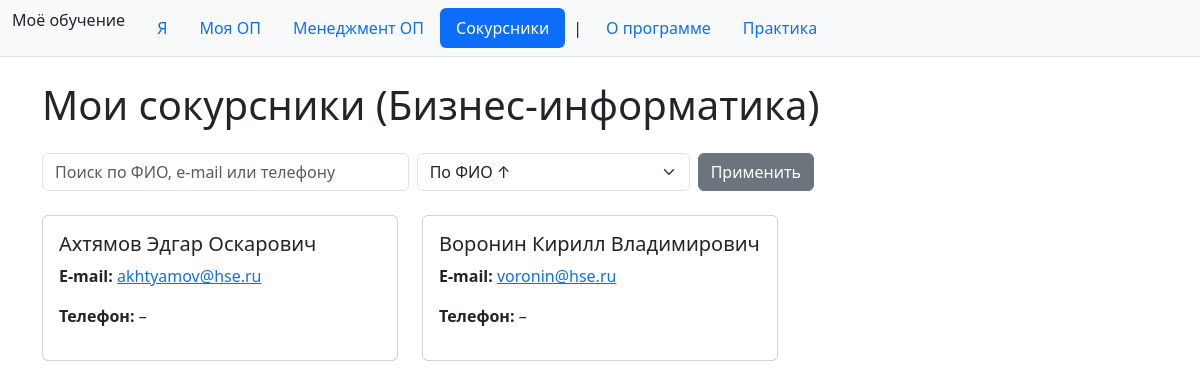
Page /my-education/mates/ on the committed database.
### my_education/models.py (models this page shows, shortened)
class GenericPage(models.Model):
    page_slug = models.SlugField(
        "Уникальный слаг",
        max_length=100,
        unique=True,
        help_text="URL: /my-education/page/<page_slug>/"
    )
    page_title = models.CharField("Заголовок страницы", max_length=200)
    menu_label = models.CharField(
        "Название в навигации",
        max_length=100,
        blank=True,
        help_text="Если пусто или menu_order=0 → не показывать в меню"
    )
    menu_order = models.IntegerField(
        "Позиция в навигации",
        default=0,
        help_text=">0 → показывать; чем выше число, тем раньше в меню"
    )
    content_html = models.TextField(
        "HTML-контент страницы",
        default="<p>Здесь ваш HTML-контент</p>"
    )
    updated_at = models.DateTimeField("Последнее изменение", auto_now=True)
    class Meta:
        verbose_name = "Универсальная страница"
        verbose_name_plural = "Универсальные страницы"
        ordering = ["-menu_order", "page_title"]
    def get_absolute_url(self):
        return reverse("my_education:generic_page", kwargs={"page_slug": self.page_slug})

class Program(models.Model):
    title = models.CharField("Название ОП", max_length=300)
    link = models.URLField("Ссылка на сайт ОП", blank=True)
    description = models.TextField("Что я буду изучать", blank=True)
    skills = models.TextField("Чему научусь", blank=True)
    advantages = models.TextField("Преимущества программы", blank=True)
    prospects = models.TextField("Перспективы после обучения", blank=True)
    class Meta:
        verbose_name = "Образовательная программа"
        verbose_name_plural = "Образовательные программы"

class Classmate(models.Model):
    program = models.ForeignKey(
        Program,
        on_delete=models.SET_NULL,
        verbose_name="Программа",
        related_name="classmates",
        null=True,
        blank=True
    )
    full_name = models.CharField("ФИО", max_length=200)
    email = models.EmailField("E-mail")
    phone = models.CharField("Телефон", max_length=20, blank=True)
    class Meta:
        verbose_name = "Сокурсник"
        verbose_name_plural = "Сокурсники"
        ordering = ["full_name"]

### my_education/views.py (the view)
# urls.py: path("mates/", views.classmate_list, name="mates"),
def classmate_list(request):
    program = Program.objects.first()
    if not program:
        return render(request, "my_education/no_program.html")
    qs = Classmate.objects.filter(program=program)
    q = request.GET.get("q", "").strip()
    if q:
        qs = qs.filter(
            Q(full_name__icontains=q) |
            Q(email__icontains=q) |
            Q(phone__icontains=q)
        )
    sort = request.GET.get("sort", "full_name")
    allowed_sort = {"full_name", "-full_name", "email", "-email", "phone", "-phone"}
    if sort not in allowed_sort:
        sort = "full_name"
    qs = qs.order_by(sort)
    return render(request, "my_education/classmate_list.html", {
        "classmates": qs,
        "current_q": q,
        "current_sort": sort,
        "program": program,
        "generic_nav_items": GenericPage.objects.filter(menu_order__gt=0).order_by("-menu_order"),
    })

### my_education/templates/my_education/classmate_list.html (shortened to what this page needs)
{% extends "my_education/base.html" %}
{% block content %}
  <h1 class="mb-4">Мои сокурсники ({{ program.title }})</h1>
  <form method="get" class="row g-2 mb-4">
    <div class="col-md-4">
      <input type="text" name="q" class="form-control"
             placeholder="Поиск по ФИО, e-mail или телефону" value="{{ current_q }}">
    </div>
    <div class="col-md-3">
      <select name="sort" class="form-select">
        <option value="full_name" {% if current_sort == "full_name" %}selected{% endif %}>По ФИО ↑</option>
      </select>
    </div>
    <div class="col-md-2">
      <button class="btn btn-secondary">Применить</button>
    </div>
  </form>
  {% if classmates %}
    <div class="row">
      {% for m in classmates %}
        <div class="col-md-4 mb-4">
          <div class="card h-100">
            <div class="card-body">
              <h5 class="card-title">{{ m.full_name }}</h5>
              <p><strong>E-mail:</strong> <a href="mailto:{{ m.email }}">{{ m.email }}</a></p>
              <p><strong>Телефон:</strong> {{ m.phone|default:"–" }}</p>
            </div>
          </div>
        </div>
      {% endfor %}
    </div>
  {% else %}
    <p class="text-muted">Сокурсники не найдены.</p>
  {% endif %}
{% endblock %}

### my_education/templates/my_education/base.html (shortened to what this page needs)
<!DOCTYPE html>
<html lang="en">
<head>
    <link href="https://cdn.jsdelivr.net/npm/bootstrap@5.3.3/dist/css/bootstrap.min.css" rel="stylesheet">
</head>
<body>
<header class="bg-light border-bottom mb-4">
    <div class="container-fluid">
        <nav class="nav nav-pills py-2 nav-flex-wrap">
            <span class="navbar-brand me-3">Моё обучение</span>
            <a class="nav-link{% if request.resolver_match.url_name == 'profile' %} active{% endif %}"
               href="{% url 'my_education:profile' %}">Я</a>
            <a class="nav-link{% if request.resolver_match.url_name == 'program' %} active{% endif %}"
               href="{% url 'my_education:program' %}">Моя ОП</a>
            <a class="nav-link{% if request.resolver_match.url_name == 'program_staff' %} active{% endif %}"
               href="{% url 'my_education:program_staff' %}">Менеджмент ОП</a>
            <a class="nav-link{% if request.resolver_match.url_name == 'mates' %} active{% endif %}"
               href="{% url 'my_education:mates' %}">Сокурсники</a>
            <span class="navbar-text mx-2">|</span>
            {% for gp in generic_nav_items %}
            <a class="nav-link{% if request.path == gp.get_absolute_url %} active{% endif %}"
               href="{{ gp.get_absolute_url }}">
                {{ gp.menu_label }}
            </a>
            {% endfor %}
        </nav>
    </div>
</header>
<div class="container my-4">
    {% block content %}{% endblock %}
</div>
</body>
</html>

### my_education/templates/my_education/base.html (style rules this page uses)
.nav-flex-wrap { flex-wrap: wrap !important; }

### rows in the picture
GenericPage: menu_label "О программе"
GenericPage: menu_label "Практика"
Program: title "Бизнес-информатика"
Classmate: full_name "Ахтямов Эдгар Оскарович", email "akhtyamov@hse.ru", phone "–"
Classmate: full_name "Воронин Кирилл Владимирович", email "voronin@hse.ru", phone "–"
